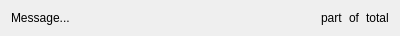
<?xml version="1.0" encoding="UTF-8"?>
<ui version="4.0">
 <class>StatusWidget</class>
 <widget class="QWidget" name="StatusWidget">
  <property name="geometry">
   <rect>
    <x>0</x>
    <y>0</y>
    <width>400</width>
    <height>33</height>
   </rect>
  </property>
  <property name="sizePolicy">
   <sizepolicy hsizetype="Maximum" vsizetype="Minimum">
    <horstretch>0</horstretch>
    <verstretch>0</verstretch>
   </sizepolicy>
  </property>
  <layout class="QHBoxLayout" name="horizontalLayout">
   <item>
    <widget class="QLabel" name="messageLabel">
     <property name="text">
      <string>Message...</string>
     </property>
    </widget>
   </item>
   <item>
    <widget class="QLabel" name="partLabel">
     <property name="sizePolicy">
      <sizepolicy hsizetype="Maximum" vsizetype="Preferred">
       <horstretch>0</horstretch>
       <verstretch>0</verstretch>
      </sizepolicy>
     </property>
     <property name="text">
      <string>part</string>
     </property>
    </widget>
   </item>
   <item>
    <widget class="QLabel" name="ofLabel">
     <property name="sizePolicy">
      <sizepolicy hsizetype="Maximum" vsizetype="Preferred">
       <horstretch>0</horstretch>
       <verstretch>0</verstretch>
      </sizepolicy>
     </property>
     <property name="text">
      <string>of</string>
     </property>
    </widget>
   </item>
   <item>
    <widget class="QLabel" name="totalLabel">
     <property name="sizePolicy">
      <sizepolicy hsizetype="Maximum" vsizetype="Preferred">
       <horstretch>0</horstretch>
       <verstretch>0</verstretch>
      </sizepolicy>
     </property>
     <property name="text">
      <string>total</string>
     </property>
    </widget>
   </item>
  </layout>
 </widget>
 <resources/>
 <connections/>
</ui>
